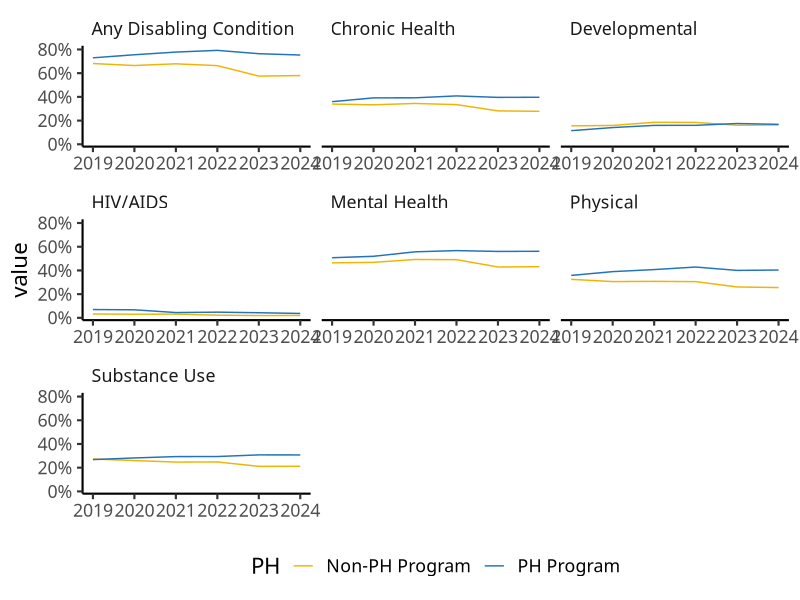
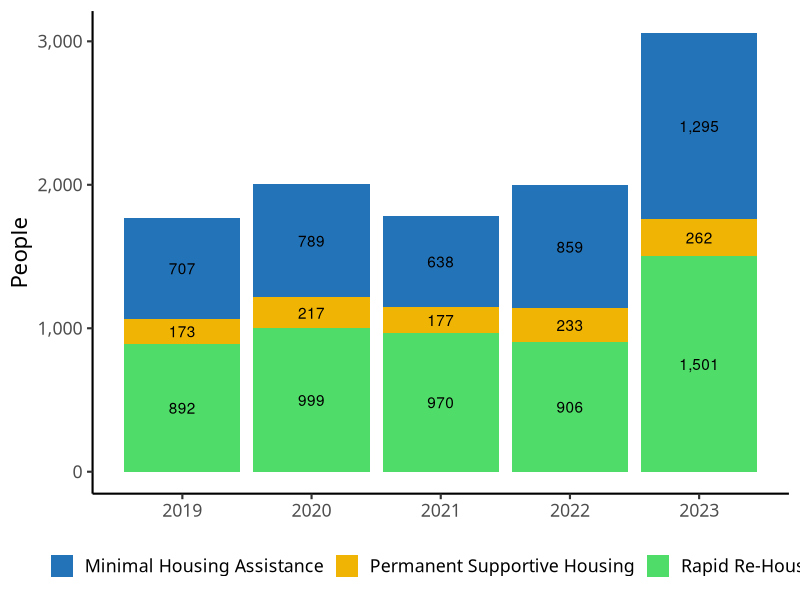

Recreate these plots in R, in order.
## ---- chunk 1
library(tidyverse)
library(scales)
## ---- chunk 2
echo_blue <- "#2373b9"
echo_yellow <- "#f0b405"
echo_green <- "#50dc69"
## ---- chunk 3
theme_echo <- function() {
  theme_classic(
    base_size = 16,
    base_family = "Lora"
  ) +
    theme(
      legend.position = "bottom",
      strip.background = element_rect(color = "transparent"),
      strip.text = element_text(hjust = 0),
      axis.title.x = element_blank()
    )
}

theme_set(theme_echo())
## ---- chunk 4
#| fig-height: 8
program_types_disabilities <-
  read_csv("data-raw/PH_Programs_with_Disabilities.csv")

program_types_disabilities |>
  ggplot(
    aes(
      x = Year,
      y = value,
      color = PH
    )
  ) +
  scale_color_manual(
    values = c(
      "PH Program" = echo_blue,
      "Non-PH Program" = echo_yellow
    )
  ) +
  scale_y_continuous(
    labels = percent_format()
  ) +
  geom_line() +
  facet_wrap(vars(name), scale = "free_x")
## ---- chunk 5
housing_moves <-
  read_csv("data-raw/housing_moves.csv") |>
  mutate(people_formatted = comma(people))
## ---- chunk 6
housing_moves |>
  ggplot(
    aes(
      x = year,
      y = people,
      fill = program,
      label = people_formatted
    )
  ) +
  geom_col() +
  geom_text(
    position = position_stack(
      vjust = 0.5
    )
  ) +
  scale_y_continuous(
    labels = comma_format()
  ) +
  scale_fill_manual(
    values = c(
      "Minimal Housing Assistance" = echo_blue,
      "Permanent Supportive Housing" = echo_yellow,
      "Rapid Re-Housing" = echo_green
    )
  ) +
  labs(
    y = "People",
    x = NULL,
    fill = NULL
  )
